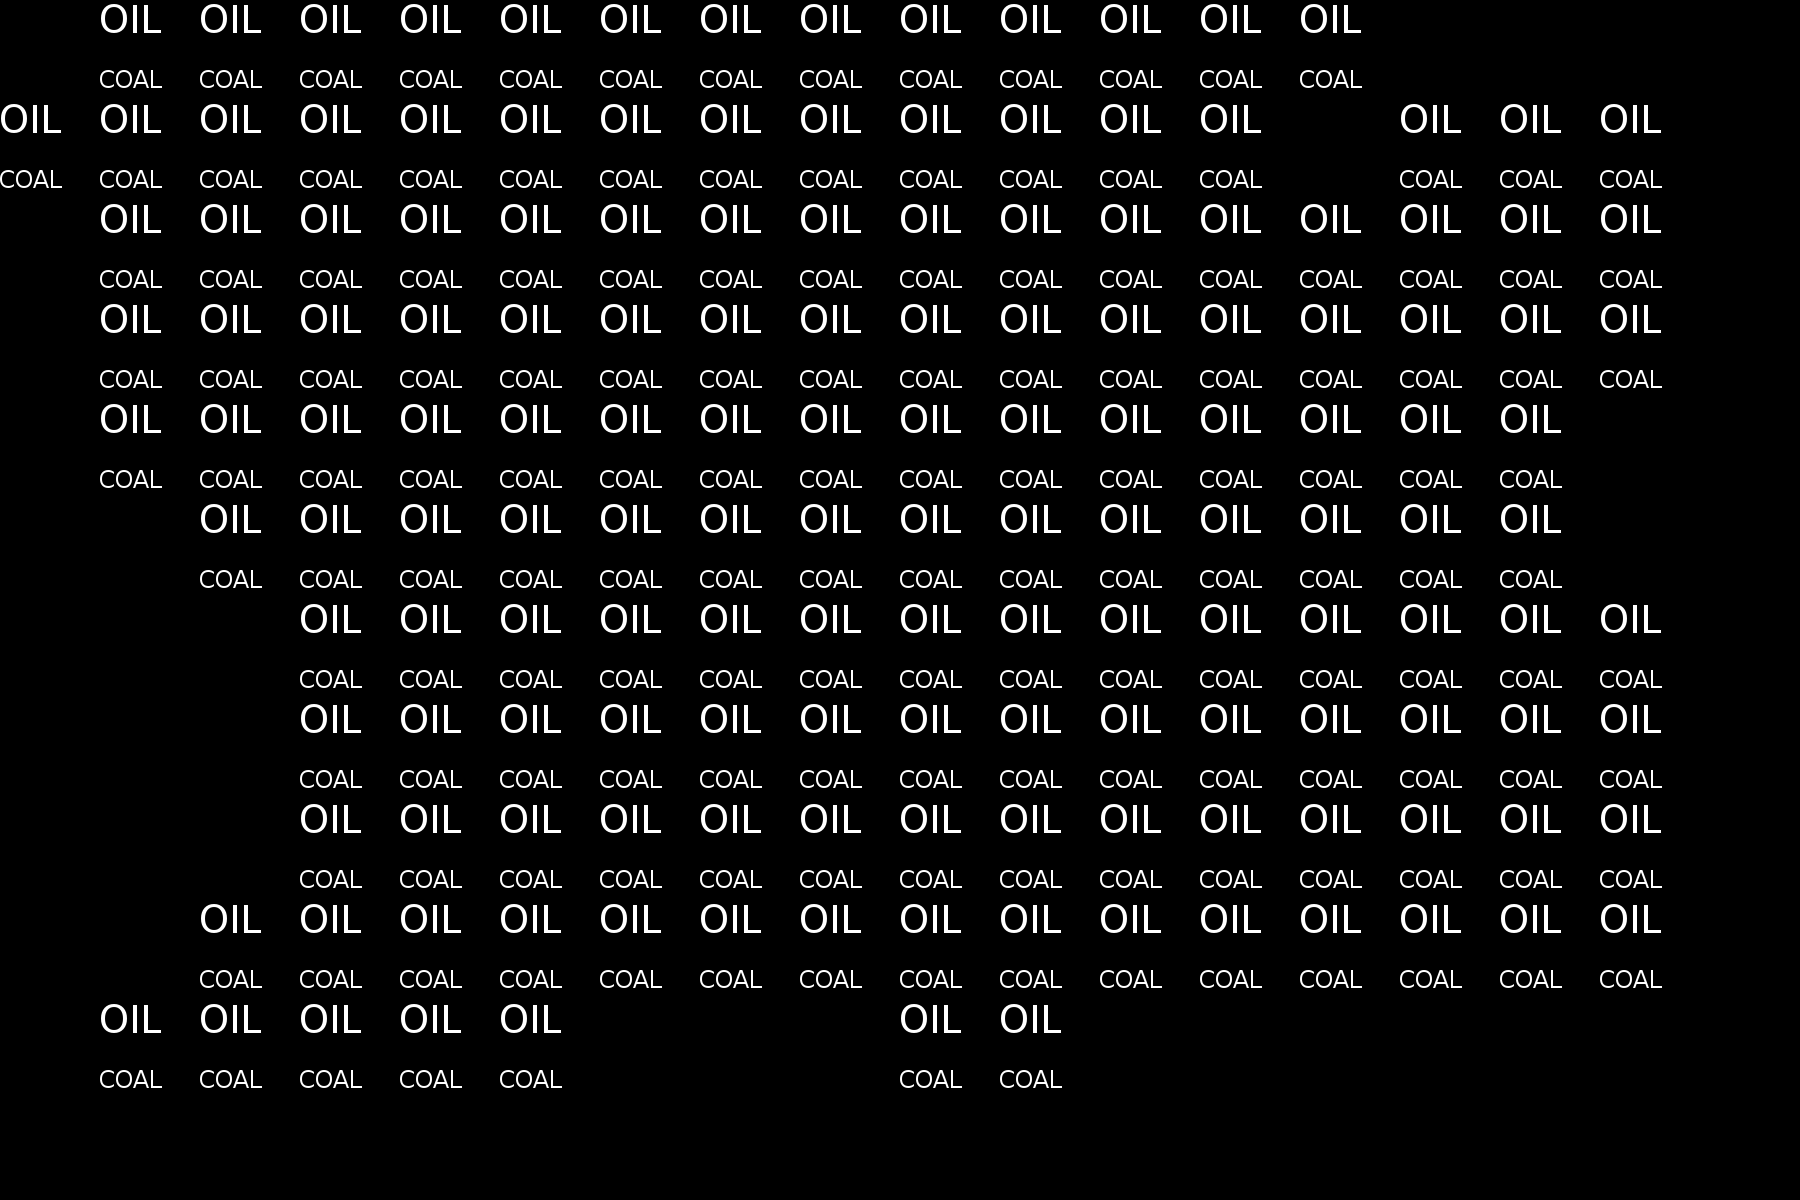

Tiled map render using the project's own tile images. Description and the map definition, with tile-layer contents summarised, below:
An orthogonal 18x12 tile map with 100x100 px tiles, 1 tile layer (collide), 2 tilesets.

<map version="1.0" orientation="orthogonal" width="18" height="12" tilewidth="100" tileheight="100">
 <tileset firstgid="1" name="world_map" tilewidth="100" tileheight="100">
  <image source="../gfx/world_map.png" width="1800" height="1200" />
 </tileset>
 <tileset firstgid="217" name="tilemap" tilewidth="100" tileheight="100">
  <image source="../gfx/tilemap.png" width="1024" height="768" />
 </tileset>
 <layer name="collide" width="18" height="12">
  <data>[216 cells, 154 non-empty, 1 distinct tile ids]</data>
 </layer>
</map>